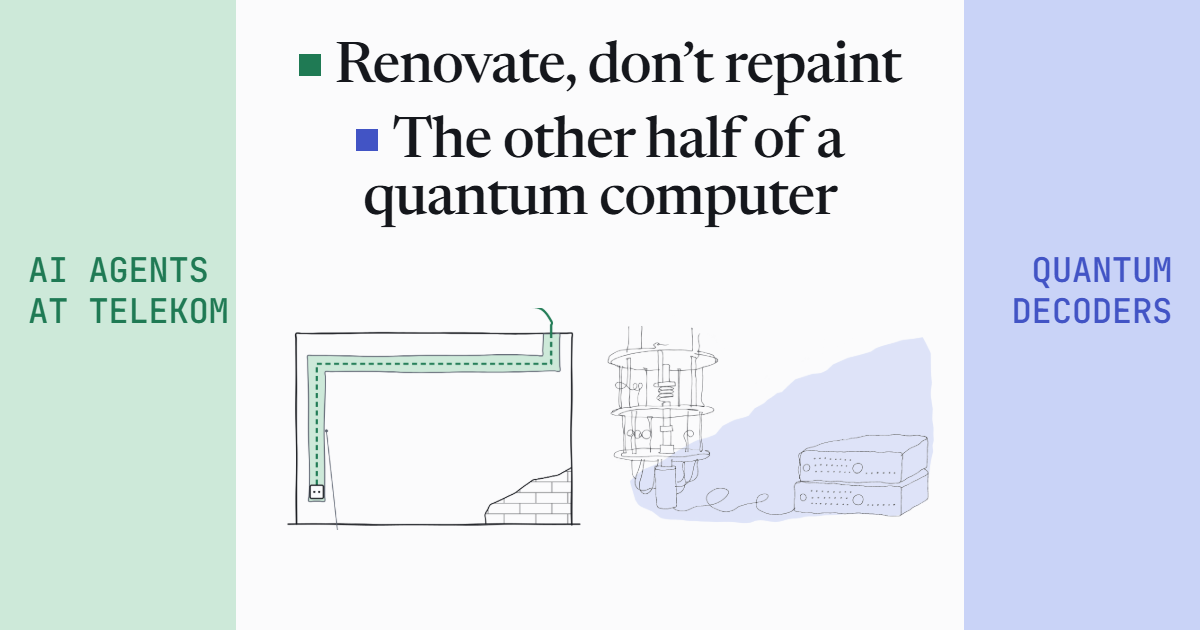
#> input picture card.png, 1200 x 630 px
$ python clean-drawing.py ../card.png out.png
#> lines starting #> are read from the running program, lines starting #| are printed output that depends on the picture
"""Clean a forge drawing for the big screen, as the Renovate drawings were cleaned
(articles/renovate/art/SOURCES.md): the faint haze away from the strokes removed,
the strokes set to solid ink, and the image doubled so the edges hold at 4K.

  python tools/clean-drawing.py <raw.png> <out.png> [--ink 2E2C27] [--scale 2] [--lo 28]

Steps: 1. upscale the alpha (Lanczos); 2. a level curve per stroke: each stroke
against its own darkest point nearby (a light stroke turns solid, not dashed);
areas whose darkest point is under LO are haze; 3. keep
only what lies within REACH pixels of solid ink (drops the smudges between
strokes); 4. drop solid specks smaller than SPECK pixels; 5. one ink colour.
The output carries no metadata: IHDR, IDAT, IEND only.
"""
import argparse
import numpy as np
from PIL import Image
from scipy import ndimage

ap = argparse.ArgumentParser()
ap.add_argument('src'); ap.add_argument('out')
ap.add_argument('--ink', default='2E2C27')
ap.add_argument('--scale', type=int, default=2)
ap.add_argument('--lo', type=float, default=28)
args = ap.parse_args()

im = Image.open(args.src).convert('RGBA')
w, h = im.size
#> w = 1200; h = 630
s = args.scale
alpha = im.getchannel('A').resize((w * s, h * s), Image.LANCZOS)
#> alpha: PIL image 2400x1260 L; every value is 255
a = np.asarray(alpha, dtype=np.float32)
#> a: shape (1260, 2400) float32; every value is 255

# 2. levels, per stroke: each stroke is measured against its own darkest point
# nearby, so a stroke the model drew lighter becomes solid too instead of breaking
# into dashes. Areas whose darkest point is below FLOOR are haze and go.
peak = ndimage.maximum_filter(a, size=4 * s + 1)
a = np.where(peak < args.lo, 0, a)
a = np.clip((a / np.maximum(peak * 0.8, 1) - 0.3) / 0.45, 0, 1)
#> a: shape (1260, 2400) float32; every value is 1

# 3. only what is near solid ink survives
core = a >= 0.98
#> core: shape (1260, 2400) bool; every value is 1
REACH = 2 * s
near = ndimage.binary_dilation(core, iterations=REACH)
a[~near] = 0

# 4. lone specks of ink are dust, not drawing
lab, k = ndimage.label(a > 0.5)
#> lab: shape (1260, 2400) int32; every value is 1
#> k = 1
if k:
    size = ndimage.sum(np.ones_like(a), lab, index=np.arange(1, k + 1))
#> size = [3024000]
    SPECK = 12 * s * s
    small = np.zeros(k + 1, bool); small[1:] = size < SPECK
#> after `small = np.zeros(k + 1, bool)`: small = [False, False]
    a[small[lab]] = 0

ink = tuple(int(args.ink[i:i + 2], 16) for i in (0, 2, 4))
out = np.zeros((h * s, w * s, 4), np.uint8)
out[..., 0], out[..., 1], out[..., 2] = ink
out[..., 3] = np.round(a * 255).astype(np.uint8)
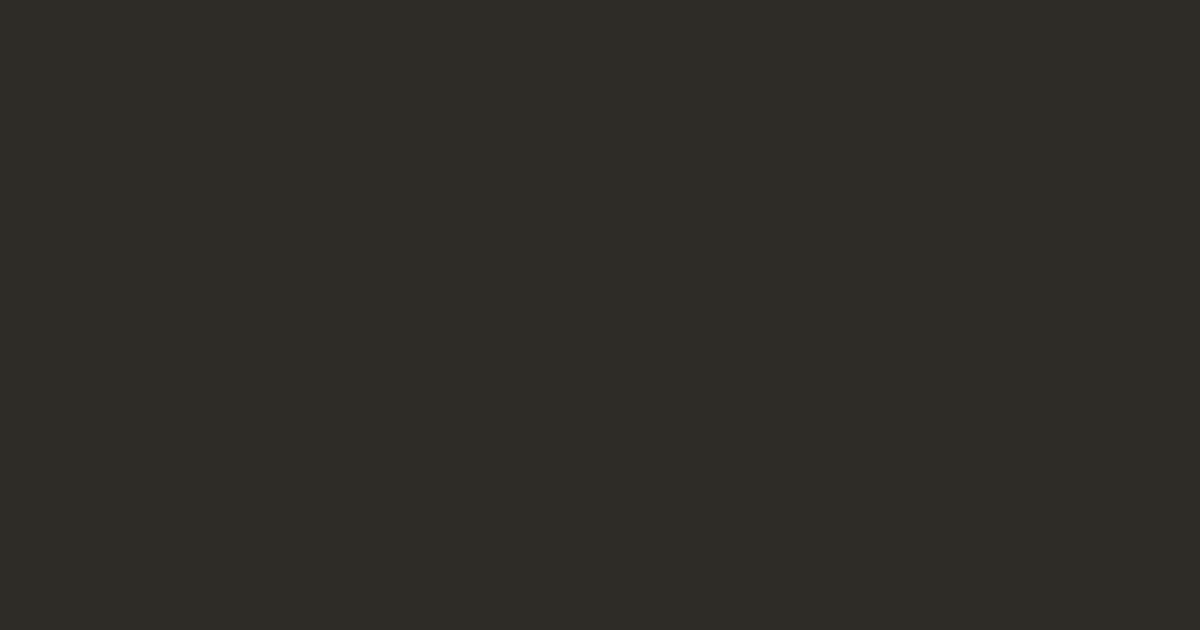
#> out: shape (1260, 2400, 4) (shown at 1/2 size); mean of channels 0, 1, 2, 3 46, 44, 39, 255; drawn as R, G, B
Image.fromarray(out).save(args.out, optimize=True)
print(f'{args.out}: {w * s}x{h * s}, solid {float((a >= 0.98).mean()):.4f}, any {float((a > 0).mean()):.4f}')
#| out.png: 2400x1260, solid 1.0000, any 1.0000
